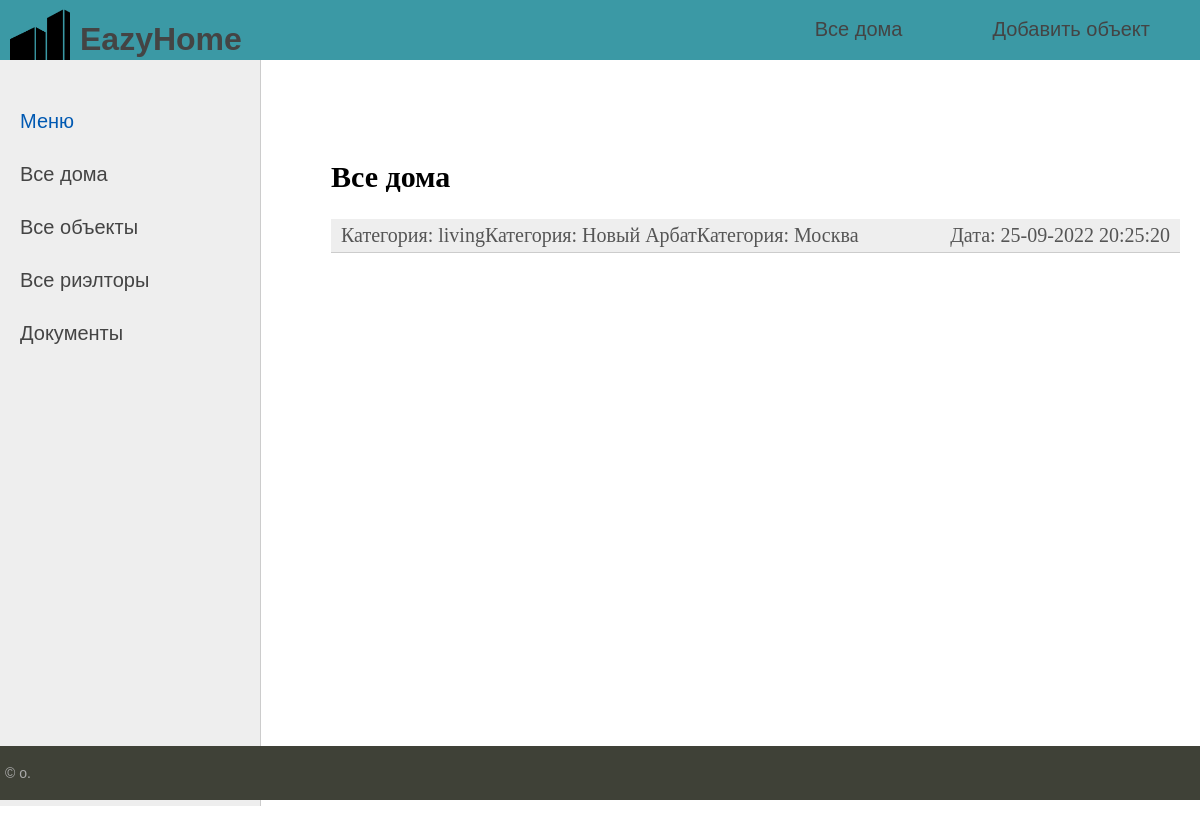
Before: /buildings/ with the older database file.
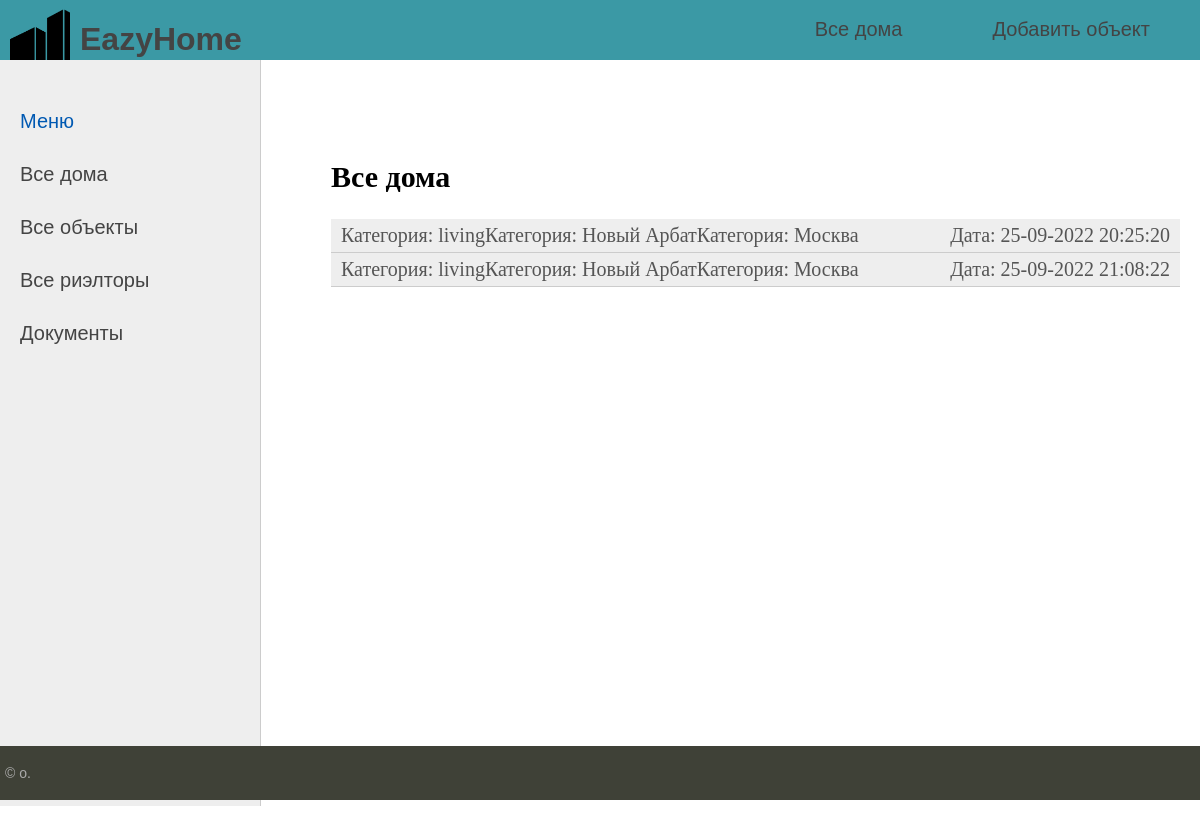
After: the same page with the newer database file.
### buildings/models.py (models this page shows, shortened)
class Building(models.Model):
    PROMO = 'promo'
    LIVING = 'living'
    NONLIVING = 'non-living'
    TYPE = [
        (PROMO, "Промо объект"),
        (LIVING,  "Жилое"),
        (NONLIVING, "Не жилое"),
    ]
    id = models.AutoField(auto_created=True, primary_key=True, serialize=False, verbose_name='ID')
    number = models.CharField(max_length=255, verbose_name="Номер дома")
    street = models.CharField(max_length=255, verbose_name="Улица")
    city = models.CharField(max_length=255, verbose_name="Город")
    type_object = models.CharField(max_length=32, choices=TYPE, default=LIVING, verbose_name="Тип объекта")
    time_create = models.DateTimeField(auto_now_add=True, verbose_name="Дата создания")
    time_update = models.DateTimeField(auto_now_add=True, verbose_name="Дата обновления")

### buildings/views.py (the view)
# urls.py: path('', get_buildings, name='buildings'),
def get_buildings(request):
    model = Building.objects.all()
    context = {
        'model': model,
        'menu': menu,
        'title': 'Все дома'
    }
    return render(request, 'buildings/index.html', context = context)

### buildings/templates/buildings/index.html (shortened to what this page needs)
{% extends 'buildings/base.html' %}
{% block content %}
<h2>{{title}}</h2>
<ul class="list-articles">
	{% for p in model %}
	<li>
		<div class="article-panel">
			<p class="first">Категория: {{p.type_object}}</p>
			<p class="first">Категория: {{p.street}}</p>
			<p class="first">Категория: {{p.city}}</p>
			<p class="last">Дата: {{p.time_update|date:"d-m-Y H:i:s"}}</p>
		</div>
			</li>
	{% endfor %}
</ul>
{% endblock %}

### buildings/templates/buildings/base.html (shortened to what this page needs)
{% load static %}
<!DOCTYPE html>
<html>
<head>
	<link type="text/css" href="{% static 'buildings/css/styles.css' %}" rel="stylesheet" />
</head>
<body>
<table class="table-page" border=0 cellpadding="0" cellspacing="0">
<tr><td valign=top>
{% block mainmenu %}
		<div class="header">
<div class="logo-container"><a href="{% url 'buildings' %}"><div class="logo"></div></a>
<h1 class="u-text u-text-default u-block-control u-block-8c5f-22" data-block="337" data-block-type="Text">EazyHome</h1></div>
			<ul id="mainmenu" class="mainmenu" data-block="339">
				{% for m in menu %}
				<li class="u-nav-item"><a style="padding: 10px 10px;" href="{% url m.url_name %}">{{m.title}}</a></li>
{% endfor %}
			</ul>
		</div>
{% endblock mainmenu %}
<table class="table-content" border=0 cellpadding="0" cellspacing="0">
<tr>
	<td valign="top" class="left-chapters">
	<ul id="leftchapters">
		<li class="selected">Меню </li>
		<li><a href="{% url 'buildings' %}">Все дома</a></li>
		<li><a href="#">Все объекты</a></li>
		<li><a href="#">Все риэлторы</a></li>
		<li><a href="#">Документы</a></li>
	</ul>
</td>
<td valign="top" class="content">
	<div class="content-text">
{% block content %}
{% endblock %}
	</div>
</td></tr></table>
</td></tr>
<tr><td valign=top>
	<div id="footer">
		<p>&copy; о.</p>
	</div>
</td></tr></table>
</body>
</html>

### buildings/static/buildings/css/styles.css (style rules this page uses)
html, body { font-family: 'Arial'; margin: 0; padding: 0; height: 100%; width: 100%; color: #444; }
a { color: #444; text-decoration: none; }
div.article-panel { background: #eee; padding: 5px 10px 5px 10px; box-sizing border-box; overflow: hidden; color: #555; }
div.article-panel p.first { margin: 0; float: left; }
div.article-panel p.last { margin: 0; float: right; }
ul.list-articles { list-style: none; margin: 0; padding: 0; }
ul.list-articles li { border-bottom: 1px solid #ccc; }
.table-page { width: 100%; height: 100%; vertical-align: top; }
.table-page tr { height: 100%; }
.logo-container { display: flex; gap: 10px }
.header { background: #3F4137; background-color: #3B99A5; display: flex; justify-content: space-between; height: 60px; }
.logo { background: url('../images/logo.png') no-repeat 10px 5px; background-size: cover; width: 70px; height: 60px; }
ul.mainmenu { list-style: none; margin: 0; padding: 0; height: 60px; color: #444; font-size: 20px; overflow: hidden; }
ul.mainmenu li { float: left; margin: 18px 40px 0 30px; }
ul.mainmenu li a { color: #444; text-decoration: none; }
.table-content { width: 100%; min-height: 100%; height: 100%; }
.left-chapters { margin: 0; background: #eee; border-right: 1px solid #ccc; min-height: 100%; }
.left-chapters ul { width: 230px; min-height: 100%; margin: 0; padding: 20px 10px 10px 20px; list-style: none; font-size: 20px; }
.left-chapters ul li { margin: 30px 0 0 0; color: #999; }
.left-chapters ul li.selected { color: #0059b2; }
.left-chapters ul li a { color: #444; text-decoration: none; }
.content { padding: 40px 20px 20px 40px; width: 100%; box-sizing: border-box; }
.content-text { margin: 60px 0 0 30px; color: #000; font-size: 20px; font-family: Yandex Sans Display Light; }
#footer { box-sizing: border-box; background: #3F4137; padding: 5px; color: #aaa; font-size: 14px; font-family: Verdana, Geneva, Arial, Helvetica; text-align: left; overflow: hidden; }

Changed rows visible on the page:
added Building: type_object "living", street "Новый Арбат", city "Москва", time_update "25-09-2022 21:08:22"
